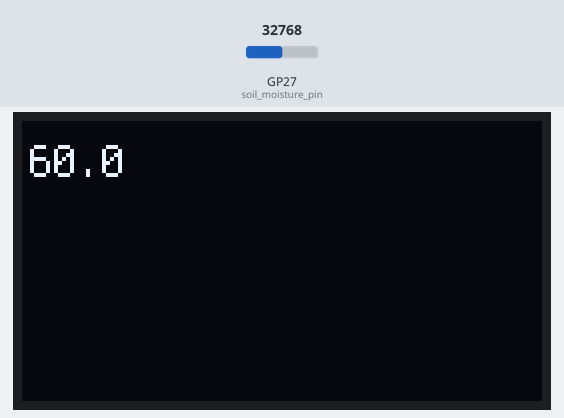
A program run on a simulated Raspberry Pi Pico running CircuitPython. Parts: 130×70 one-colour display. The test bench sets the inputs (shaded band); at power-on: GP27 (soil_moisture_pin) = 32768 (analog values on the 0–65535 scale). What the program prints to the serial console is not drawn.

Above: at 1.2 s.
1.3 s: GP27 (soil_moisture_pin) set to 45874
At 2.0 s:
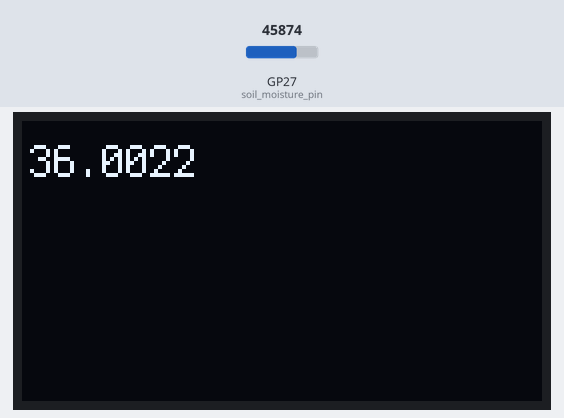
2.8 s: GP27 (soil_moisture_pin) set to 57670
At 3.2 s:
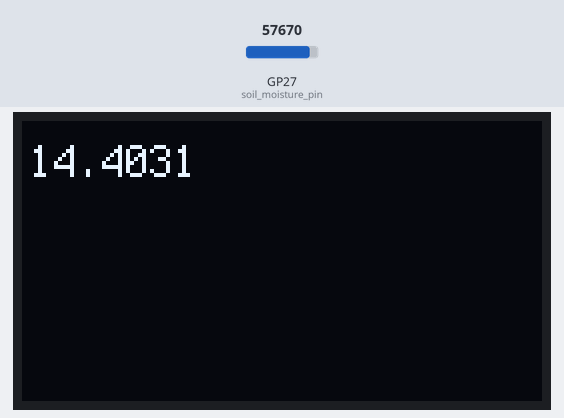
4.3 s: GP27 (soil_moisture_pin) set to 65535
At 5.7 s:
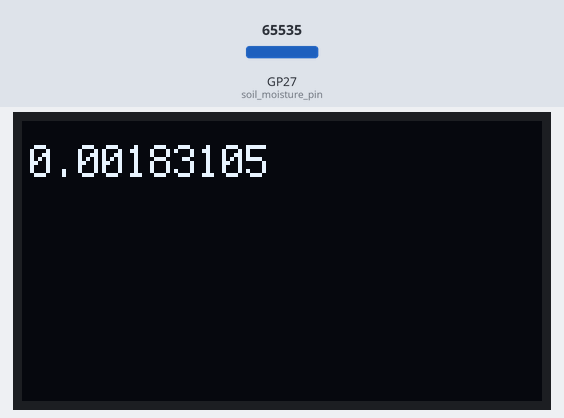
Timing chart, 0 to 7.3 s (numbered marks = the images above; inputs shaded):
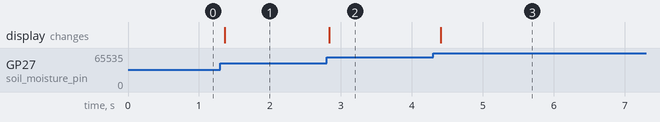

Measured:
- after the input at 1.3 s, the display: changes after 0.07 s (image 1)
- after the input at 2.8 s, the display: changes at once (image 2)
- after the input at 4.3 s, the display: changes after 0.11 s (image 3)

The program:

capacitive_sensor.py
```python
import time
import board
import busio
import displayio
import terminalio
from adafruit_display_text import label
from adafruit_displayio_sh1106 import SH1106
from digitalio import DigitalInOut, Direction, Pull
from analogio import AnalogIn
import time
import board


#btn = DigitalInOut(board.GP16)
#btn.direction = Direction.INPUT
#btn.pull = Pull.UP

# Release any resources currently in use for the displays
displayio.release_displays()

# Define the I2C pins
sda_pin = board.GP0
scl_pin = board.GP1

# Initialize the I2C bus
i2c = busio.I2C(scl=scl_pin, sda=sda_pin)

# Create the SSD1306 OLED display object
display_bus = displayio.I2CDisplay(i2c, device_address=0x3C)
WIDTH = 130
HEIGHT = 70

# Create the SSD1306 display object
display = SH1106(display_bus, width=WIDTH, height=HEIGHT)
display.auto_refresh = False

# Create a display context for drawing
splash = displayio.Group()
display.show(splash)

# Draw a label
text = ""
text_area = label.Label(terminalio.FONT, text=text, color=0xFFFF00, x=2, y=10)
splash.append(text_area)
# Keep the display updated


# Initialize the analog pin for the soil moisture sensor
soil_moisture_pin = AnalogIn(board.A1)

def get_voltage(pin):
    # Convert the analog pin value (0-65535) to a voltage (0-3.3V)
    return (pin.value * 3.3) / 65536

def get_moisture_level(voltage):
    # Convert the voltage to a moisture level percentage
    # This is a rough conversion, adjust based on your sensor's specifications
    return 100-(voltage / 3.3)*100
    #return voltage/3.3


while True:
   # Read the voltage from the soil moisture sensor
    voltage = get_voltage(soil_moisture_pin)

    # Calculate the moisture level percentage
    moisture_level = get_moisture_level(voltage)

    # Print the values
    #print("Soil Moisture Voltage: {:.2f} V".format(voltage))
    print("Soil Moisture Level: {:.2f}%".format(moisture_level*(120/100)))

    print()

    text_area.text = "{0}".format(moisture_level*(120/100))
    display.refresh()

    time.sleep(0.1)

    # Wait for a second before reading again
```
